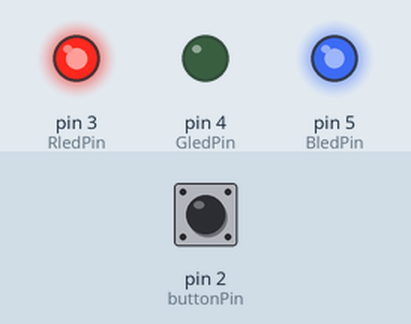
The sketch below on a simulated Arduino Uno, built with avr-gcc and run on an emulated ATmega328P. Shown: output pins drawn as LEDs (lit = HIGH). The inputs (shaded band) are chosen by the test bench; at power-on: pin 2 (buttonPin) LOW.

Above: at 1.2 s.
1.3 s: pin 2 (buttonPin) pulled HIGH for 0.15 s
4.4 s: pin 2 (buttonPin) pulled HIGH for 1 s
At 5.8 s:
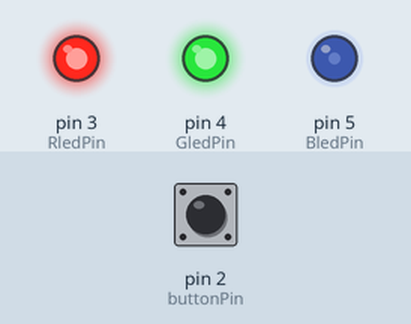
8.4 s: pin 2 (buttonPin) pulled HIGH for 3.2 s
At 13.8 s:
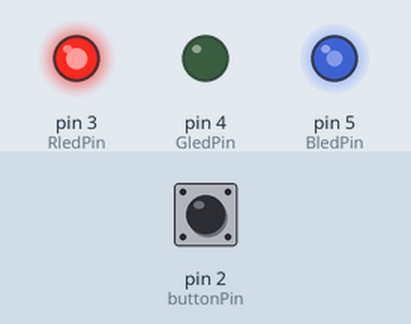
16.1 s: pin 2 (buttonPin) pulsed HIGH 5 times (0.12 s each, 0.3 s apart)
At 22.6 s:
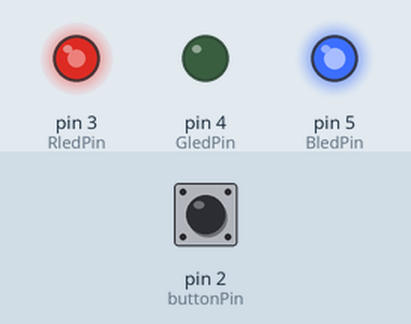
Timing chart, 0 to 26.5 s (numbered marks = the images above; inputs shaded):
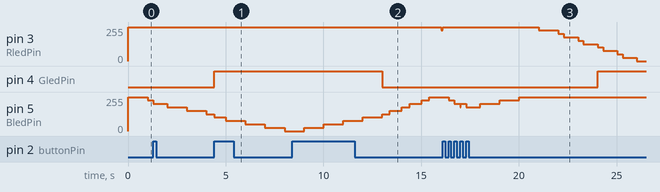

Measured:
- after the input at 4.4 s, pin 4 (GledPin): LOW → HIGH after 0.00 s instead of 0.61 s
- after the input at 8.4 s, pin 4 (GledPin): HIGH → LOW after 4.6 s instead of 2.6 s
- after the input at 16.1 s, pin 4 (GledPin): LOW → HIGH after 7.9 s instead of 2.3 s; pin 5 (BledPin): 255/255 → 229/255 after 0.30 s, → 204/255 0.30 s later, → 178/255 0.60 s later, → 204/255 0.72 s later, … (6 changes in this stretch)

The sketch:

sad_to_happy.ino
```cpp
const int buttonPin = 2;
const int RledPin = 3;
const int GledPin = 4;
const int BledPin = 5;

int mood = 0;
const int neutralMood = 10;
unsigned long previousMillis = 0;
int fadingDirection = 1;
int buttonState = 0;
bool ButtonPressed = false;
unsigned long touchedTimer = 0;
unsigned long reducedTimer = 0;
const long unTouchInterval = 5000;
const long reducedInterval = 1000;


void setup() {
  // put your setup code here, to run once:
  pinMode(buttonPin,INPUT);
  pinMode(RledPin,OUTPUT);
  pinMode(GledPin,OUTPUT);
  pinMode(BledPin,OUTPUT);

  mood = neutralMood;
}

void loop() {
  showLEDState(mood);

  buttonState = digitalRead(buttonPin);

  if(buttonState == HIGH && !ButtonPressed){
    mood = mood + 1;
    if(mood >20)mood = 20;

    touchedTimer = millis();
    ButtonPressed = true;
  }
  if(buttonState == LOW && ButtonPressed){
    ButtonPressed = false;
  }

  unsigned long currentTimer = millis();
  if(currentTimer - touchedTimer > unTouchInterval){
    if(currentTimer - reducedTimer > reducedInterval){
      mood = mood - 1;
      if(mood < 0) mood = 0;
      reducedTimer = currentTimer;
    }
  }
}

void showLEDState(int state){
  // put your main code here, to run repeatedly:
  float brightnessInterval = 255 / 10.0;
  if(mood >= neutralMood){
    analogWrite(RledPin,255);
    analogWrite(GledPin,brightnessInterval * (mood - neutralMood));
    analogWrite(BledPin,255 - brightnessInterval * (mood - neutralMood));
  }
  else{
    analogWrite(RledPin,255 - brightnessInterval * (neutralMood - mood));
    analogWrite(GledPin,brightnessInterval * (neutralMood - mood));
    analogWrite(BledPin,255);
  }

  unsigned long currentMillis = millis();
  if(currentMillis - previousMillis > 1000){
    mood = mood + fadingDirection;
    if(mood >= 20 || mood <= 0)
      fadingDirection = -fadingDirection;
    previousMillis = currentMillis;
  }

}
```
